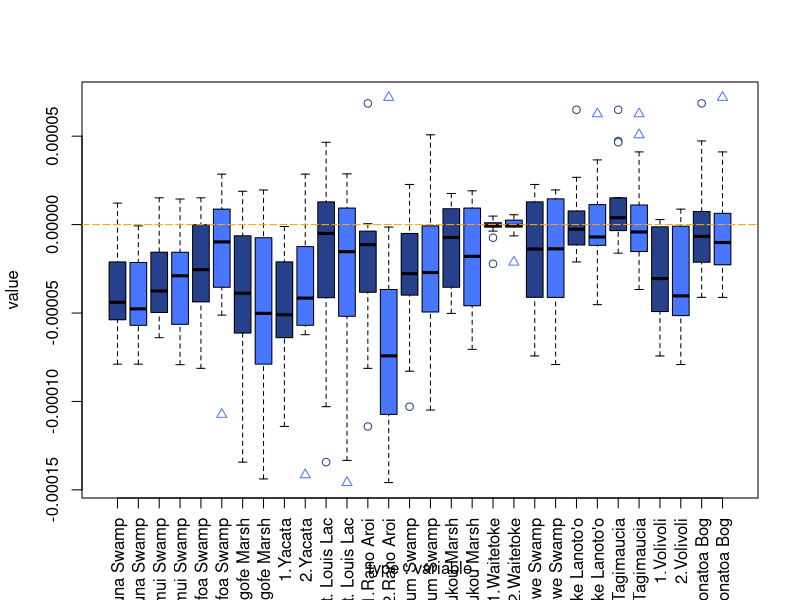

Reproduce this figure in R.
stand1<-read.csv("Outputs/Stand1_homogen.csv", check.names = F)
stand2<-read.csv("Outputs/Stand2_homogen.csv", check.names = F)

stand1$type<-"1"
stand2$type<-"2"

data<-rbind(stand1, stand2)

library(MASS) 
library(reshape2) 
library(reshape) 

names(data)[1]<-"site"
data <- melt(data, id = c("site","type"))
data<-data[-c(1)]

data$variable <- factor(data$variable , levels=c("Avai’o’vuna Swamp",
                                                 "Finemui Swamp",
                                                 "Lotofoa Swamp",
                                                 "Ngofe Marsh",
                                                 "Yacata",
                                                 "St. Louis Lac",
                                                 "Rano Aroi",
                                                 "Plum Swamp",
                                                 "Tukou Marsh",
                                                 "Waitetoke",
                                                 "Anouwe Swamp",
                                                 "Lake Lanoto'o",
                                                 "Lake Tagimaucia",
                                                 "Volivoli",
                                                 "Bonatoa Bog"))


boxplot(value ~type + variable, data = data, las=3,
        col = c("#27408B","#4876ff"),
        pch= c(21, 24),
        outcol=c(("royalblue4"),("royalblue1")))

        abline(h=0, col= "orange", lwd=1, lty=5)
